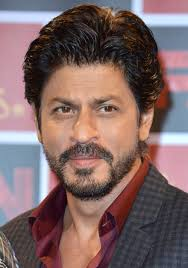
#> input picture model/test_images/srk2.jpg, 188 x 268 px
$ jupyter execute --allow-errors celebclassification.ipynb   (shell and % lines are left out)
#> lines starting #> are read from the running program, lines starting #| are printed output that depends on the picture; after the words box and inside, x2 and y2 are one past the last pixel; in counts of white or black regions, pixels touching at a corner belong together
[cell 1]
import numpy as np
import cv2
import matplotlib
from matplotlib import pyplot as plt

[cell 2]
img = cv2.imread('./test_images/srk2.jpg')
#> img is the input picture: shape (268, 188, 3); mean B, G, R 101.6, 102.2, 127.2
img.shape
#> Out = (268, 188, 3)

[cell 3]
plt.imshow(img)

[cell 4]
gray = cv2.cvtColor(img, cv2.COLOR_BGR2GRAY)
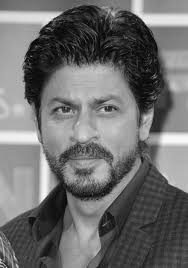
#> gray: shape (268, 188); min 0, max 253, mean 109.6
gray.shape
#> Out = (268, 188)

[cell 5]
gray

[cell 6]
plt.imshow(gray, cmap='gray')

[cell 7]
face_cascade = cv2.CascadeClassifier('./opencv/haarcascades/haarcascade_frontalface_default.xml')
eye_cascade = cv2.CascadeClassifier('./opencv/haarcascades/haarcascade_eye.xml')

faces = face_cascade.detectMultiScale(gray, 1.3, 5)
#> faces = [[24, 64, 123, 123]]
faces
#> Out = [[24, 64, 123, 123]]

[cell 8]
(x,y,w,h) = faces[0]
#> x = 24; y = 64; w = 123; h = 123
x,y,w,h
#> Out = (24, 64, 123, 123)

[cell 9]
face_img = cv2.rectangle(img,(x,y),(x+w,y+h),(255,0,0),2)
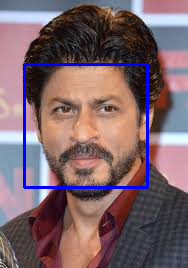
#> face_img: shape (268, 188, 3); mean B, G, R 106.3, 99.4, 123.7
plt.imshow(face_img)

[cell 10]
cv2.destroyAllWindows()
for (x,y,w,h) in faces:
    face_img = cv2.rectangle(img,(x,y),(x+w,y+h),(255,0,0),2)
    roi_gray = gray[y:y+h, x:x+w]
    roi_color = face_img[y:y+h, x:x+w]
    eyes = eye_cascade.detectMultiScale(roi_gray)
    for (ex,ey,ew,eh) in eyes:
        cv2.rectangle(roi_color,(ex,ey),(ex+ew,ey+eh),(0,255,0),2)
#> this loop made 1 pass
#> (x, y, w, h, eyes) on pass 1: (24, 64, 123, 123, [[21, 29, 34, 34], [66, 29, 32, 32]])
#> pass 1, `roi_gray = gray[y:y+h, x:x+w]`:
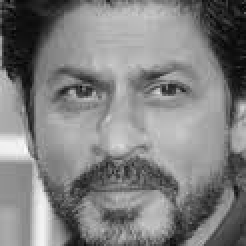
#> roi_gray: shape (123, 123) (shown 2 times larger); min 3, max 252, mean 128
#> pass 1, `roi_color = face_img[y:y+h, x:x+w]`:
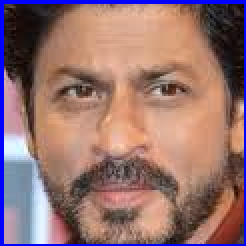
#> roi_color: shape (123, 123, 3) (shown 2 times larger); mean B, G, R 112, 114.1, 149.5
#> after the loop:
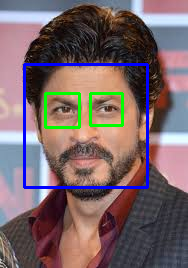
#> img: shape (268, 188, 3); 1.56% of pixels changed, all inside (x1, y1, x2, y2) = (44, 92, 124, 129)
#> after the loop:
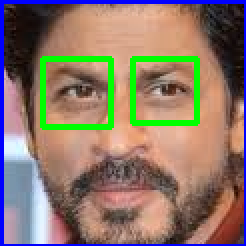
#> roi_color: shape (123, 123, 3) (shown 2 times larger); 5.18% of pixels changed, all inside (x1, y1, x2, y2) = (20, 28, 100, 65)


plt.figure()
plt.imshow(face_img, cmap='gray')
plt.show()

[cell 11]
plt.imshow(roi_color, cmap='gray')

[cell 12]
def get_cropped_image_if_2_eyes(image_path):
    img = cv2.imread(image_path)
    gray = cv2.cvtColor(img, cv2.COLOR_BGR2GRAY)
    faces = face_cascade.detectMultiScale(gray, 1.3, 5)
    for (x,y,w,h) in faces:
        roi_gray = gray[y:y+h, x:x+w]
        roi_color = img[y:y+h, x:x+w]
        eyes = eye_cascade.detectMultiScale(roi_gray)
        if len(eyes) >= 2:
            return roi_color

[cell 13]
path_to_data = "./dataset/"
path_to_cr_data = "./dataset/cropped/"

[cell 14]
import os
img_dirs = []
for entry in os.scandir(path_to_data):
    if entry.is_dir():
        img_dirs.append(entry.path)

[cell 15]
img_dirs

[cell 16]
import shutil
if os.path.exists(path_to_cr_data):
     shutil.rmtree(path_to_cr_data)
os.mkdir(path_to_cr_data)

[cell 17]
cropped_image_dirs = []
celebrity_file_names_dict = {}

#> (the rest of this cell did not finish here and is left out)

[cell 18]
plt.imshow(roi_color, cmap='gray')

[cell 19]
cropped_img = np.array(roi_color)
cropped_img.shape
#> Out = (123, 123, 3)

[cell 20]
import numpy as np
import pywt
import cv2

def w2d(img, mode='haar', level=1):
#> called with mode = 'db1', level = 5
    imArray = img
    #Datatype conversions
    #convert to grayscale
    imArray = cv2.cvtColor( imArray,cv2.COLOR_RGB2GRAY )
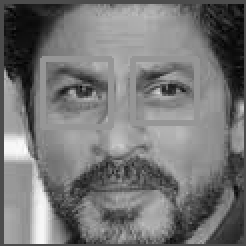
#> imArray: shape (123, 123) (shown 2 times larger); min 2, max 254, mean 117.8
    #convert to float
    imArray =  np.float32(imArray)
    imArray /= 255;
    # compute coefficients
    coeffs=pywt.wavedec2(imArray, mode, level=level)
#> coeffs = 6 items

    #Process Coefficients
    coeffs_H=list(coeffs)
#> coeffs_H = 6 items
    coeffs_H[0] *= 0;

    # reconstruction
    imArray_H=pywt.waverec2(coeffs_H, mode);
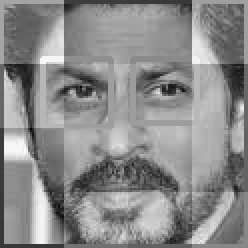
#> imArray_H: shape (124, 124) float32 (shown 2 times larger); min -0.491, max 0.417, mean 0.00482; drawn with min black and max white
    imArray_H *= 255;
    imArray_H =  np.uint8(imArray_H)
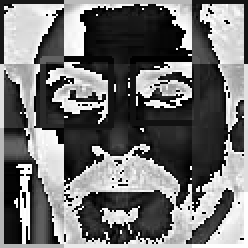
#> imArray_H: shape (124, 124) (shown 2 times larger); min 0, max 255, mean 112.8

    return imArray_H

[cell 21]
im_har = w2d(cropped_img,'db1',5)
plt.imshow(im_har, cmap='gray')

[cell 22]
celebrity_file_names_dict = {}
for img_dir in cropped_image_dirs:
    celebrity_name = img_dir.split('/')[-1]
    file_list = []
    for entry in os.scandir(img_dir):
        file_list.append(entry.path)
    celebrity_file_names_dict[celebrity_name] = file_list
celebrity_file_names_dict

[cell 23]
class_dict = {}
count = 0
for celebrity_name in celebrity_file_names_dict.keys():
    class_dict[celebrity_name] = count
    count = count + 1
class_dict

$ run again, with model/test_images/srk1.jpg copied over model/test_images/srk2.jpg
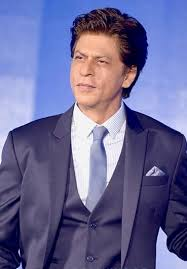
#> input picture model/test_images/srk1.jpg, 187 x 269 px
#> img is the input picture: shape (269, 187, 3); mean B, G, R 148.8, 104.1, 105.5
#> `gray = cv2.cvtColor(img, cv2.COLOR_BGR2GRAY)`:
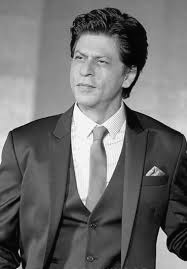
#> gray: shape (269, 187); min 2, max 254, mean 109.7
#> faces = [[60, 37, 60, 60]]
#> `(x,y,w,h) = faces[0]`: x = 60; y = 37; w = 60
#> `x,y,w,h`: Out = (60, 37, 60, 60)
#> the loop `for (x,y,w,h) in faces:` made 1 pass
#> coeffs = 6 items
#> in w2d, `imArray_H =  np.uint8(imArray_H)`:
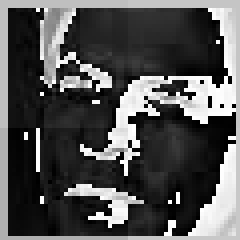
#> imArray_H: shape (60, 60) (shown 4 times larger); min 0, max 255, mean 82.6
